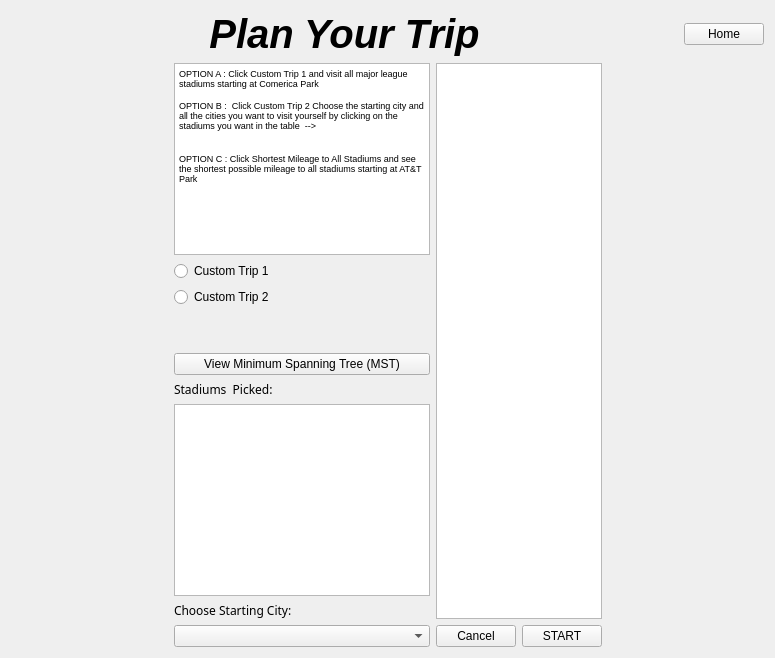
      <widget class="QWidget" name="page">
       <layout class="QGridLayout" name="gridLayout_12">
        <item row="1" column="0">
         <layout class="QHBoxLayout" name="horizontalLayout_17">
          <item>
           <spacer name="horizontalSpacer_52">
            <property name="orientation">
             <enum>Qt::Horizontal</enum>
            </property>
            <property name="sizeHint" stdset="0">
             <size>
              <width>40</width>
              <height>20</height>
             </size>
            </property>
           </spacer>
          </item>
          <item>
           <layout class="QVBoxLayout" name="verticalLayout_8">
            <item>
             <layout class="QVBoxLayout" name="verticalLayout_6">
              <item>
               <layout class="QVBoxLayout" name="verticalLayout_2">
                <item>
                 <widget class="QTextBrowser" name="textBrowser">
                  <property name="html">
                   <string>&lt;!DOCTYPE HTML PUBLIC &quot;-//W3C//DTD HTML 4.0//EN&quot; &quot;http://www.w3.org/TR/REC-html40/strict.dtd&quot;&gt;
&lt;html&gt;&lt;head&gt;&lt;meta name=&quot;qrichtext&quot; content=&quot;1&quot; /&gt;&lt;style type=&quot;text/css&quot;&gt;
p, li { white-space: pre-wrap; }
&lt;/style&gt;&lt;/head&gt;&lt;body style=&quot; font-family:'MS Shell Dlg 2'; font-size:7.8pt; font-weight:400; font-style:normal;&quot;&gt;
&lt;p style=&quot; margin-top:0px; margin-bottom:0px; margin-left:0px; margin-right:0px; -qt-block-indent:0; text-indent:0px;&quot;&gt;&lt;span style=&quot; font-size:7pt;&quot;&gt;OPTION A : Click Custom Trip 1 and visit all major league stadiums starting at Comerica Park&lt;/span&gt;&lt;/p&gt;
&lt;p style=&quot;-qt-paragraph-type:empty; margin-top:0px; margin-bottom:0px; margin-left:0px; margin-right:0px; -qt-block-indent:0; text-indent:0px; font-size:7pt;&quot;&gt;&lt;br /&gt;&lt;/p&gt;
&lt;p style=&quot; margin-top:0px; margin-bottom:0px; margin-left:0px; margin-right:0px; -qt-block-indent:0; text-indent:0px;&quot;&gt;&lt;span style=&quot; font-size:7pt;&quot;&gt;OPTION B :  Click Custom Trip 2 Choose the starting city and all the cities you want to visit yourself by clicking on the stadiums you want in the table  --&amp;gt;&lt;/span&gt;&lt;/p&gt;
&lt;p style=&quot;-qt-paragraph-type:empty; margin-top:0px; margin-bottom:0px; margin-left:0px; margin-right:0px; -qt-block-indent:0; text-indent:0px; font-size:7pt;&quot;&gt;&lt;br /&gt;&lt;/p&gt;
&lt;p style=&quot;-qt-paragraph-type:empty; margin-top:0px; margin-bottom:0px; margin-left:0px; margin-right:0px; -qt-block-indent:0; text-indent:0px; font-size:7pt;&quot;&gt;&lt;br /&gt;&lt;/p&gt;
&lt;p style=&quot; margin-top:0px; margin-bottom:0px; margin-left:0px; margin-right:0px; -qt-block-indent:0; text-indent:0px;&quot;&gt;&lt;span style=&quot; font-size:7pt;&quot;&gt;OPTION C : Click Shortest Mileage to All Stadiums and see the shortest possible mileage to all stadiums starting at AT&amp;amp;T Park&lt;/span&gt;&lt;/p&gt;&lt;/body&gt;&lt;/html&gt;</string>
                  </property>
                 </widget>
                </item>
               </layout>
              </item>
             </layout>
            </item>
            <item>
             <layout class="QVBoxLayout" name="verticalLayout_14">
              <item>
               <layout class="QVBoxLayout" name="verticalLayout_13">
                <item>
                 <widget class="QRadioButton" name="CustomTrip1_radioButton">
                  <property name="text">
                   <string>Custom Trip 1</string>
                  </property>
                 </widget>
                </item>
                <item>
                 <widget class="QRadioButton" name="CustomTrip2_radioButton_2">
                  <property name="text">
                   <string>Custom Trip 2</string>
                  </property>
                 </widget>
                </item>
               </layout>
              </item>
              <item>
               <spacer name="verticalSpacer_20">
                <property name="orientation">
                 <enum>Qt::Vertical</enum>
                </property>
                <property name="sizeHint" stdset="0">
                 <size>
                  <width>20</width>
                  <height>40</height>
                 </size>
                </property>
               </spacer>
              </item>
              <item>
               <widget class="QPushButton" name="MST_pushButton">
                <property name="text">
                 <string>View Minimum Spanning Tree (MST)</string>
                </property>
               </widget>
              </item>
             </layout>
            </item>
            <item>
             <layout class="QVBoxLayout" name="verticalLayout_5">
              <item>
               <widget class="QLabel" name="label">
                <property name="font">
                 <font>
                  <family>Mongolian Baiti</family>
                 </font>
                </property>
                <property name="text">
                 <string>Stadiums  Picked:</string>
                </property>
               </widget>
              </item>
              <item>
               <widget class="QListWidget" name="SelectedStadium_listWidget"/>
              </item>
              <item>
               <widget class="QLabel" name="label_3">
                <property name="font">
                 <font>
                  <family>Mongolian Baiti</family>
                 </font>
                </property>
                <property name="text">
                 <string>Choose Starting City:</string>
                </property>
               </widget>
              </item>
              <item>
               <widget class="QComboBox" name="comboBox"/>
              </item>
             </layout>
            </item>
           </layout>
          </item>
          <item>
           <layout class="QVBoxLayout" name="verticalLayout_7">
            <item>
             <widget class="QTableWidget" name="PlanTrip_tableWidget">
              <property name="font">
               <font>
                <pointsize>9</pointsize>
               </font>
              </property>
              <property name="focusPolicy">
               <enum>Qt::ClickFocus</enum>
              </property>
              <property name="sizeAdjustPolicy">
               <enum>QAbstractScrollArea::AdjustToContents</enum>
              </property>
              <property name="autoScroll">
               <bool>false</bool>
              </property>
              <property name="editTriggers">
               <set>QAbstractItemView::NoEditTriggers</set>
              </property>
              <property name="tabKeyNavigation">
               <bool>false</bool>
              </property>
              <property name="showDropIndicator" stdset="0">
               <bool>false</bool>
              </property>
              <property name="dragDropOverwriteMode">
               <bool>false</bool>
              </property>
              <property name="alternatingRowColors">
               <bool>true</bool>
              </property>
              <property name="selectionMode">
               <enum>QAbstractItemView::SingleSelection</enum>
              </property>
              <property name="selectionBehavior">
               <enum>QAbstractItemView::SelectRows</enum>
              </property>
              <property name="horizontalScrollMode">
               <enum>QAbstractItemView::ScrollPerPixel</enum>
              </property>
              <attribute name="horizontalHeaderVisible">
               <bool>false</bool>
              </attribute>
              <attribute name="horizontalHeaderCascadingSectionResizes">
               <bool>false</bool>
              </attribute>
              <attribute name="horizontalHeaderHighlightSections">
               <bool>false</bool>
              </attribute>
              <attribute name="verticalHeaderVisible">
               <bool>false</bool>
              </attribute>
              <column>
               <property name="text">
                <string>Stadium</string>
               </property>
              </column>
             </widget>
            </item>
            <item>
             <layout class="QHBoxLayout" name="horizontalLayout_11">
              <item>
               <widget class="QPushButton" name="CancelSelectedTrips_pushButton_3">
                <property name="text">
                 <string>Cancel</string>
                </property>
               </widget>
              </item>
              <item>
               <widget class="QPushButton" name="StartTrip_pushButton_2">
                <property name="text">
                 <string>START</string>
                </property>
               </widget>
              </item>
             </layout>
            </item>
           </layout>
          </item>
          <item>
           <spacer name="horizontalSpacer_53">
            <property name="orientation">
             <enum>Qt::Horizontal</enum>
            </property>
            <property name="sizeHint" stdset="0">
             <size>
              <width>40</width>
              <height>20</height>
             </size>
            </property>
           </spacer>
          </item>
         </layout>
        </item>
        <item row="0" column="0">
         <layout class="QHBoxLayout" name="horizontalLayout_15">
          <item>
           <spacer name="horizontalSpacer_44">
            <property name="orientation">
             <enum>Qt::Horizontal</enum>
            </property>
            <property name="sizeHint" stdset="0">
             <size>
              <width>198</width>
              <height>20</height>
             </size>
            </property>
           </spacer>
          </item>
          <item>
           <widget class="QLabel" name="adminPg_label_TOP_2">
            <property name="font">
             <font>
              <pointsize>30</pointsize>
              <weight>75</weight>
              <italic>true</italic>
              <bold>true</bold>
              <underline>false</underline>
             </font>
            </property>
            <property name="text">
             <string>Plan Your Trip</string>
            </property>
            <property name="alignment">
             <set>Qt::AlignCenter</set>
            </property>
           </widget>
          </item>
          <item>
           <spacer name="horizontalSpacer_38">
            <property name="orientation">
             <enum>Qt::Horizontal</enum>
            </property>
            <property name="sizeHint" stdset="0">
             <size>
              <width>198</width>
              <height>20</height>
             </size>
            </property>
           </spacer>
          </item>
          <item>
           <widget class="QPushButton" name="PlanYourTrip_pushButton">
            <property name="text">
             <string>Home</string>
            </property>
           </widget>
          </item>
         </layout>
        </item>
       </layout>
      </widget>
